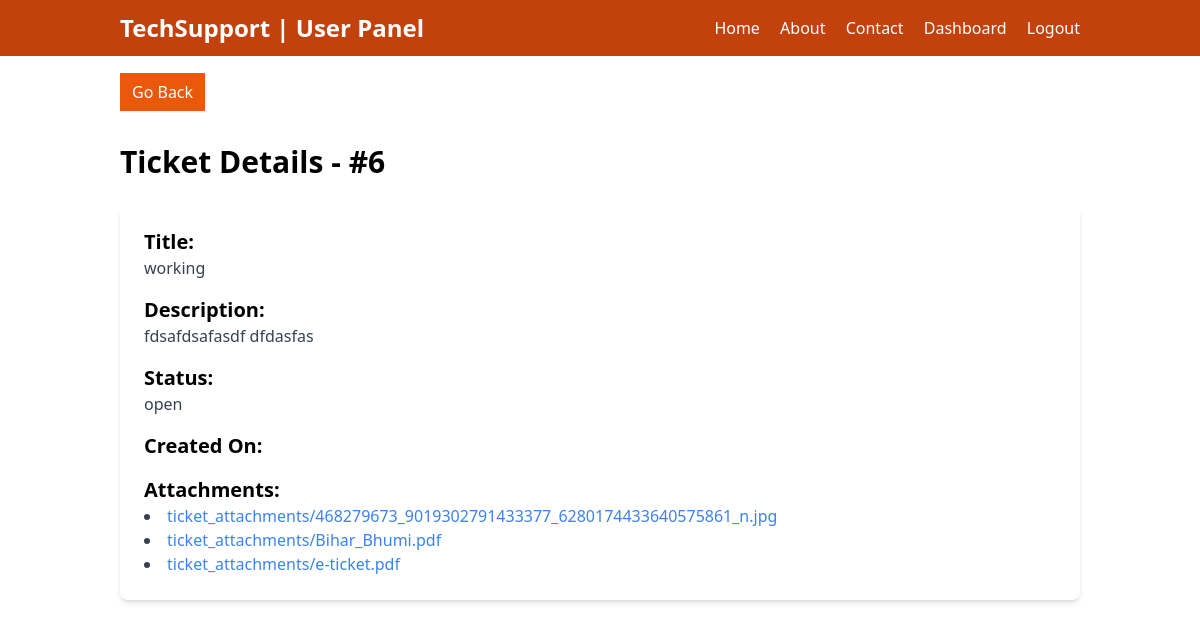
Page /user/view_ticket/6/ (signed in) on the committed database.
### tsm/models.py (models this page shows)
class SupportTicket(models.Model):
    title = models.CharField(max_length=200)
    description = models.TextField()
    created_at = models.DateTimeField(auto_now_add=True)
    updated_at = models.DateTimeField(auto_now=True)
    status = models.CharField(max_length=50, choices=(("open","open"),("in_progress","in_progress"),("closed","closed")))
    created_by = models.ForeignKey(User, on_delete=models.CASCADE, related_name='created_tickets')
    assigned_to = models.ForeignKey(User, on_delete=models.CASCADE, related_name='assigned_tickets', null=True, blank=True)

class TicketAttachment(models.Model):
    ticket = models.ForeignKey(SupportTicket, on_delete=models.CASCADE, related_name='attachments')
    file = models.FileField(upload_to='ticket_attachments/')
    uploaded_at = models.DateTimeField(auto_now_add=True)
    uploaded_by = models.ForeignKey(User, on_delete=models.CASCADE)

### tsm/userView.py (the view)
# urls.py: path("user/view_ticket/<int:ticket_id>/", viewTicket, name="view_ticket"),
def viewTicket(request, ticket_id):
    ticket = SupportTicket.objects.get(id=ticket_id, created_by=request.user)
    attachments = TicketAttachment.objects.filter(ticket=ticket)
    context = {
        'ticket': ticket,
        'attachments': attachments
    }
    return render(request, 'user/ticketView.html', context)

### tsm/templates/user/ticketView.html (shortened to what this page needs)
{% extends "user/userbase.html" %}
{% block content %}
    <div class="px-[10%] py-6">
        <a href="{% url 'user_dashboard' %}" class="bg-orange-600 text-white px-3 py-2 mb-5">Go Back</a>
        <h2 class="text-3xl font-semibold mb-6 mt-10">Ticket Details - #{{ ticket.id }}</h2>
        <div class="bg-white p-6 rounded-lg shadow-md space-y-4">
            <div>
                <h3 class="text-xl font-semibold">Title:</h3>
                <p class="text-gray-700">{{ ticket.title }}</p>
            </div>
            <div>
                <h3 class="text-xl font-semibold">Description:</h3>
                <p class="text-gray-700">{{ ticket.description }}</p>
            </div>
            <div>
                <h3 class="text-xl font-semibold">Status:</h3>
                <p class="text-gray-700">{{ ticket.status }}</p>
            </div>
            <div>
                <h3 class="text-xl font-semibold">Created On:</h3>
            </div>
            {% if attachments %}
            <div>
                <h3 class="text-xl font-semibold">Attachments:</h3>
                <ul class="list-disc list-inside text-gray-700">
                    {% for attachment in attachments %}
                    <li><a href="{{ attachment.file.url }}" target="_blank" class="text-blue-500 hover:underline">{{ attachment.file.name }}</a></li>
                    {% endfor %}
                </ul>
            </div>
            {% endif %}
        </div>
    </div>
{% endblock content %}

### rows in the picture
SupportTicket: id "6", title "working", description "fdsafdsafasdf dfdasfas", status "open"
TicketAttachment: file.name "ticket_attachments/468279673_9019302791433377_6280174433640575861_n.jpg"
TicketAttachment: file.name "ticket_attachments/Bihar_Bhumi.pdf"
TicketAttachment: file.name "ticket_attachments/e-ticket.pdf"
